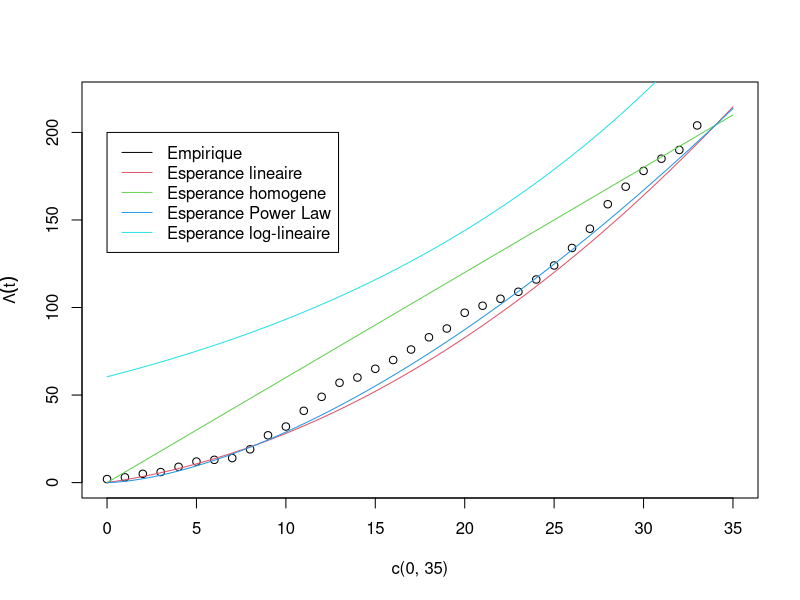

Write R code to recreate this figure.
# Donnees -----------------------------------------------------------------

k <- c(2, 1, 2, 1, 3, 3, 1, 1, 5, 8, 5, 9, 8, 8, 3, 5, 5, 6, 7, 5, 9, 4, 4, 4, 7, 8, 10, 11, 14, 10, 9, 7, 5, 14)
t <- 0:(length(k) - 1)

# Estimation des parametres -----------------------------------------------

neglogvrais <- function(params) {
  a <- params[1]
  b <- params[2]
  Lambda <- a + b / 2 * (2 * t + 1)
  print(Lambda)
  - sum(k * log(Lambda) - Lambda)
}

poisson_non_homogene_params <- constrOptim(c(0.1, 0.01), neglogvrais, grad = NULL, ui = diag(2), ci = c(0, 0))

poisson_non_homogene_params$par
poisson_non_homogene_params$value

# Estimation des parametres power law -------------------------------------

neglogvrais <- function(params) {
  a <- params[1]
  b <- params[2]
  Lambda <- a * (t + 1) ^ b - a * t ^ b
  - sum(k * log(Lambda) - Lambda)
}

poisson_power_law_params <- constrOptim(c(1, 1), neglogvrais, grad = NULL, ui = diag(2), ci = c(0, 0))

poisson_power_law_params$par
poisson_power_law_params$value

# Estimation des parametres log-lineaire ----------------------------------

neglogvrais <- function(params) {
  a <- params[1]
  b <- params[2]
  Lambda <- exp(a) / b * (exp(b * t) - exp(b * (t - 1)))
  print(Lambda)
  - sum(k * log(Lambda) - Lambda)
}

poisson_log_lineaire_params <- constrOptim(c(1, 0.1), neglogvrais, grad = NULL, ui = c(0, 1), ci = 0)

poisson_log_lineaire_params$par
poisson_log_lineaire_params$value

# Test ratio vraisemblance ------------------------------------------------

neglogvrais <- function(params) {
  a <- params[1]
  - sum(k * log(a) - a)
}

poisson_homogene_params <- constrOptim(0.1, neglogvrais, grad = NULL, ui = 1, ci = 0)
mean(k)  # Verification, numeriquement egal

R <- - 2 * (poisson_non_homogene_params$value - poisson_homogene_params$value)

pchisq(R, 1)  # On rejete H0


# Prediction --------------------------------------------------------------

t_futur <- 34:38

k_futur <- poisson_non_homogene_params$par[1] + 
  poisson_non_homogene_params$par[2] * (2 * t_futur + 1) / 2

# Graphique observations cumulees vs esperence ----------------------------

plot(c(0, 35), c(0, 220), type = "n", ylab = expression(Lambda(t)))
points(t, cumsum(k))
curve(poisson_non_homogene_params$par[1] * x + poisson_non_homogene_params$par[2] * x ^ 2 / 2, c(0, max(t)), add = TRUE, col = 2)
curve(poisson_homogene_params$par * x, c(0, max(t)), add = TRUE, col = 3)
curve(poisson_power_law_params$par[1] * x ^ poisson_power_law_params$par[2], c(0, max(t)), add = TRUE, col = 4)
curve(exp(poisson_log_lineaire_params$par[1]) / poisson_log_lineaire_params$par[2] * exp(poisson_log_lineaire_params$par[2] * (x - 1)), 
      c(0, max(t)), add = TRUE, col = 5)

legend(x = 0, y = 200, legend = c("Empirique", "Esperance lineaire", "Esperance homogene", "Esperance Power Law", "Esperance log-lineaire"),
       col = 1:5, lty = rep(1, 5))
